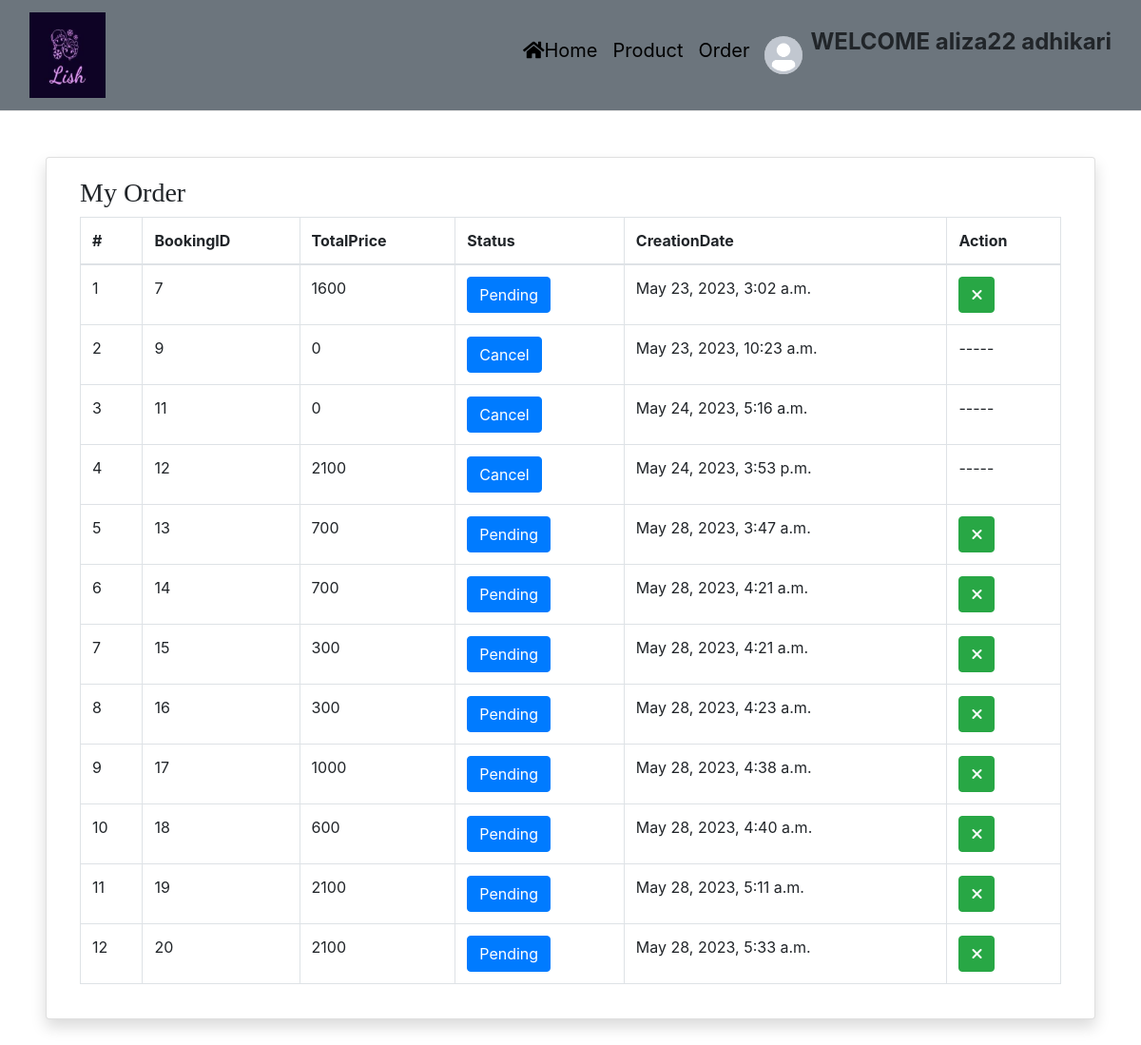
Page /order/ (signed in) on the committed database.
### lishapp/models.py (models this page shows, shortened)
class Booking(models.Model):
    user = models.ForeignKey(User,on_delete=models.CASCADE,null=True,blank=True)
    product = models.TextField(default={'objects': []}, null=True, blank=True)
    total = models.CharField(max_length=100,null=False,blank=True)
    status = models.IntegerField(choices=ORDERSTATUS,default=1)
    created = models.DateTimeField(auto_now_add=True)
    updated = models.DateTimeField(auto_now=True)

### lishapp/views.py (the view)
# urls.py: path('order/', views.myOrder, name="myorder"),
def myOrder(request):
    order = Booking.objects.filter(user=request.user)
    return render(request, "order.html", locals())

### lishapp/templates/order.html (shortened to what this page needs)
<!DOCTYPE html>
{% load static %}
<html lang="en">
<head>
    <link rel="stylesheet" href="https://cdnjs.cloudflare.com/ajax/libs/font-awesome/6.2.1/css/all.min.css" />
</head>
<body>
{% include 'navigation.html' %}
<hr class="mt-0">
<div class="card shadow m-5" id="myorder">
    <div class="card-body">
        <div class="container-fluid">
            <h3 style="font-family:roman">My Order</h3>
            <table class="table table-bordered" style="width:100%">
                <thead>
                <tr>
                    <th>#</th>
                    <th>BookingID</th>
                    <th>TotalPrice</th>
                    <th>Status</th>
                    <th>CreationDate</th>
                    <th>Action</th>
                </tr>
                </thead>
                <tbody>
                {% for i in order %}
                <tr>
                    <td>{{forloop.counter}}</td>
                    <td>{{i.id}}</td>
                    <td>{{i.total}}</td>
                    <td><a href="" class="btn btn-primary" title="Track Status">{{i.get_status_display}}</a></td>
                    <td>{{i.created}}</td>
                   <td>
    {% if i.status < 4 %}
        <a href="/change-order-status/{{i.id}}/?status=5" class="btn btn-success" title="Cancel Order"><i class="fa-solid fa-xmark"></i></a>
    {% endif %}
    {% if i.status == 5 or i.status == 6 %}
        -----
    {% endif %}
</td>
                </tr>
                {% endfor %}
                </tbody>
            </table>
        </div>
    </div>
</div>
</body>
</html>

### lishapp/templates/navigation.html (shortened to what this page needs)
{% load static %}
<link rel="stylesheet" href="https://stackpath.bootstrapcdn.com/bootstrap/4.1.3/css/bootstrap.min.css"
>
<link rel="stylesheet" href="https://use.fontawesome.com/releases/v5.2.0/css/all.css"
>
<link rel="stylesheet" href="https://cdnjs.cloudflare.com/ajax/libs/animate.css/3.7.2/animate.min.css">
<link rel="stylesheet" href="{% static 'css/mystyle.css' %}">
 <nav class="navbar navbar-expand-sm bg-secondary navbar-dark">
  <div class="container-fluid">
    <a class="navbar-brand" href="#">
      <img src="{% static 'logo.jpg' %}"  width="80" height="90"></a>
    <div class="collapse navbar-collapse" id="navbarSupportedContent">
      <ul class="navbar-nav pl-5 custom-nav ml-auto">
        <li class="nav-item">
          <a class="nav-link active" href="/index/">
          <i class="fas fa-home"></i>Home{{is_authenticated}}</a></i>
        </li>
        <li clas="nav-item">
        <a class="nav-link active" href="/user-product/0/">
        Product {% if not request.user.is_authenticated %}</a></li>
         <li class="nav-item">
          <a class="nav-link active" aria-current="page" href="/about/">About Us</a>
        </li>
         <li class="nav-item">
          <a class="nav-link active" aria-current="page" href="/userregis/"> Sign up</a>
        </li>
         <li class="nav-item">
          <a class="nav-link active" aria-current="page" href="/ulogin/">Sign in</a>
        </li>
         <li class="nav-item">
          <a class="nav-link active" aria-current="page" href="/adminlog/">Admin Login</a>
        </li>
          {% else %}
        <li class="nav-item"><a class="nav-link" href="/order/">Order</a>
        </li>
                <li class="nav-item dropdown">
                    <a class="nav-link " href="#" id="navbarDropdown" role="button" data-toggle="dropdown"
                       aria-haspopup="true" aria-expanded="false">
                        <img src="{% static 'img/ua.png' %}"
                             style="width:40px;height:40px;border-radius:50%"/>
                    </a>
        </li>
         <h4><strong>WELCOME {{user.first_name}} {{user.last_name}}</strong></h4>
        </ul>
         </div>
      {% endif %}
  </div>
</nav>

### lishapp/static/css/mystyle.css (style rules this page uses)
.navbar-brand { font-family: 'Monotype Corsiva'; font-size: 35px; font-weight: bold; }
.nav-link,.dropdown-item { color: black !important; font-size : 20px }
html { scroll-behavior:smooth; }

### rows in the picture
Booking: id "7", total "1600", status "Pending", created "May 23, 2023, 3:02 a.m."
Booking: id "9", total "0", status "Cancel", created "May 23, 2023, 10:23 a.m."
Booking: id "11", total "0", status "Cancel", created "May 24, 2023, 5:16 a.m."
Booking: id "12", total "2100", status "Cancel", created "May 24, 2023, 3:53 p.m."
Booking: id "13", total "700", status "Pending", created "May 28, 2023, 3:47 a.m."
Booking: id "14", total "700", status "Pending", created "May 28, 2023, 4:21 a.m."
Booking: id "15", total "300", status "Pending", created "May 28, 2023, 4:21 a.m."
Booking: id "16", total "300", status "Pending", created "May 28, 2023, 4:23 a.m."
Booking: id "17", total "1000", status "Pending", created "May 28, 2023, 4:38 a.m."
Booking: id "18", total "600", status "Pending", created "May 28, 2023, 4:40 a.m."
Booking: id "19", total "2100", status "Pending", created "May 28, 2023, 5:11 a.m."
Booking: id "20", total "2100", status "Pending", created "May 28, 2023, 5:33 a.m."

### other values in the picture
{{ user.first_name }} "aliza22"
{{ user.last_name }} "adhikari"
